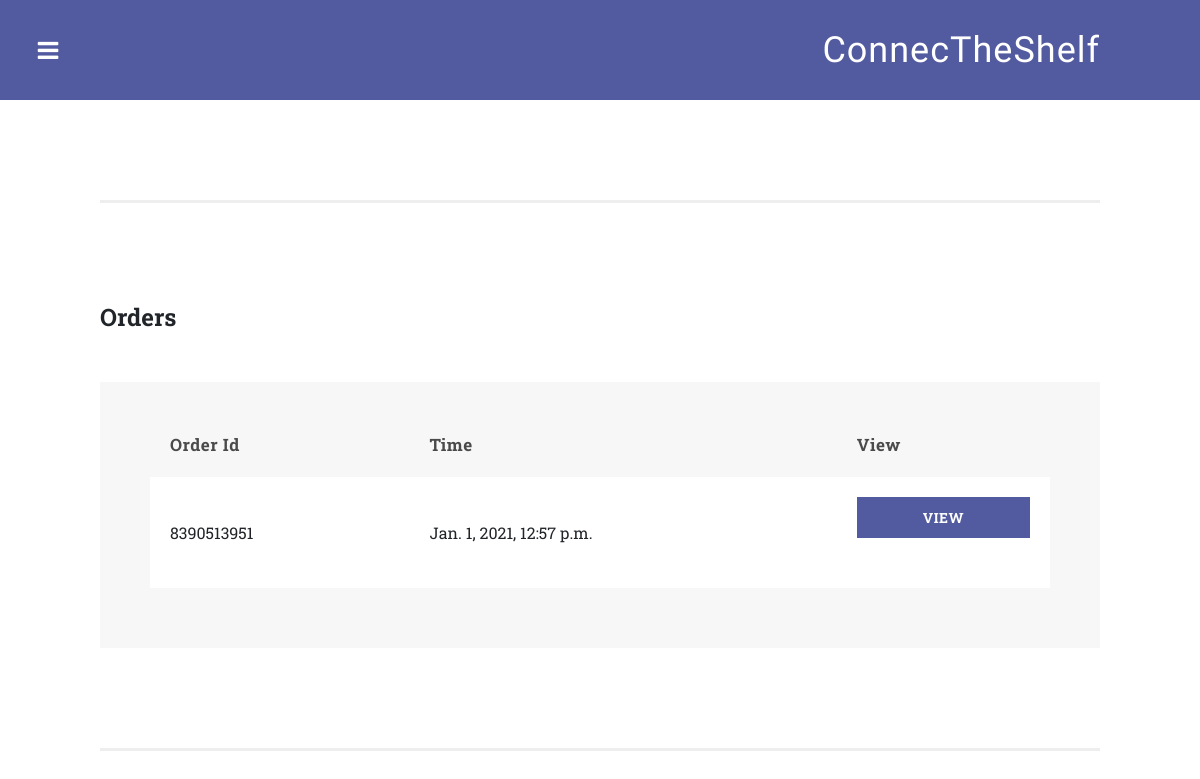
The app's page /distributor/vieworders (signed in), older data.
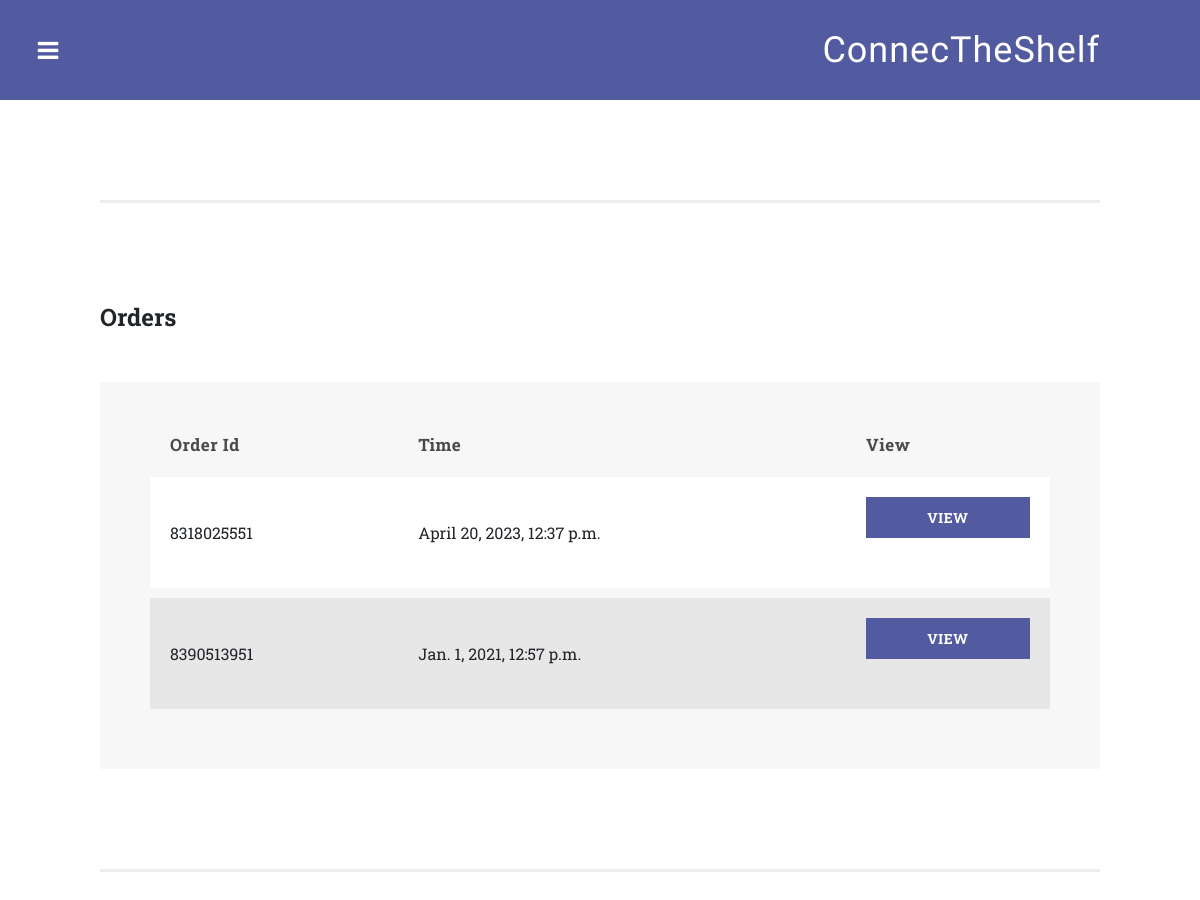
The same page, newer data.
### distributor/models.py (models this page shows, shortened)
class orderreader(models.Model):
    orderId=models.CharField(max_length=60)
    distributor=models.ForeignKey(Distributor,on_delete=models.CASCADE)
    reader=models.ForeignKey(Reader,on_delete=models.CASCADE)
    tme=models.DateTimeField()
    status=models.CharField(max_length=15)
    deliveryaddress=models.TextField()

### distributor/views.py (the view, shortened to what this page needs)
# urls.py: path('vieworders',views.vieworders,name='distributor_view_orders'),
def vieworders(request):
    if(request.method=='GET'):
        if('distributor' in request.session):
            dist=Distributor.objects.filter(username=request.session['distributor']).first()
            order=orderreader.objects.filter(distributor=dist).all()
            params={'actions':actions,'type':'distributor','order':order}
            return render(request,'distributor/vieworder.html',params)

### templates/distributor/vieworder.html
{% extends 'base.html' %} {% block body %}
<section class="tables">
    <div class="container-fluid">
        <div class="row">
            <div class="col-md-12">
                <div class="section-heading">
                    <h2>Orders</h2>
                </div>
                <div class="default-table">
                    <table>
                        <thead>
                            <tr>
                                <th>Order Id</th>
                                <th>Time</th>
                                <th>View</th>
                            </tr>
                        </thead>
                        <tbody>
                            {% for ord in order reversed %}
                            <tr>
                                <td>{{ord.orderId}}</td>
                                <td>{{ord.tme}}</td>
                                <td>
                                    <div class="filled-rectangle-button">
                                        <a href="/distributor/vieworders/{{ord.orderId}}">View</a>
                                    </div>
                                </td>
                            </tr>
                            {% endfor %}
                        </tbody>
                    </table>
                </div>
            </div>
        </div>
    </div>
</section>
{% endblock %}

Row changes from the older to the newer data that the page shows:
added orderreader: orderId "8318025551", tme "April 20, 2023, 12:37 p.m."
